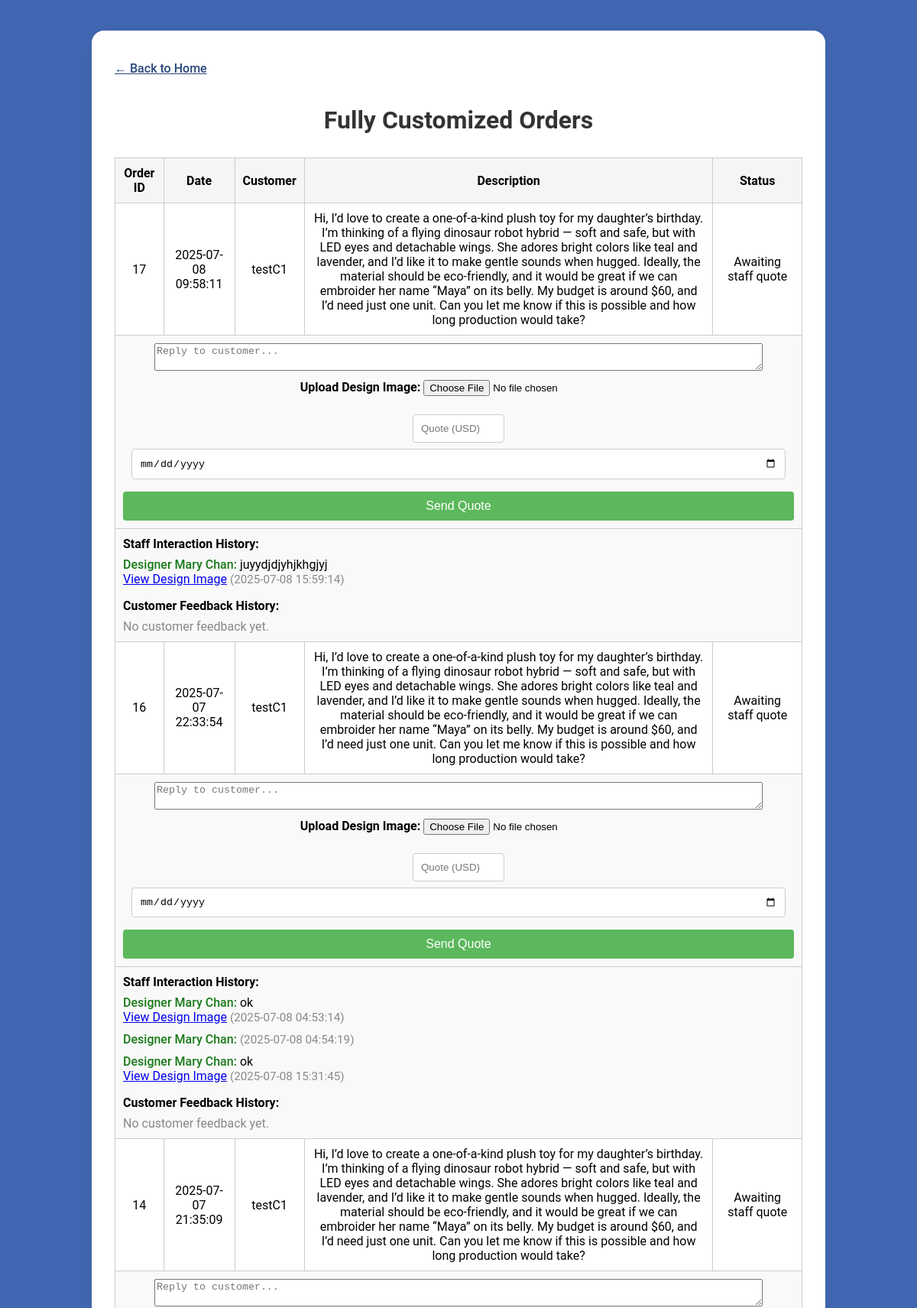
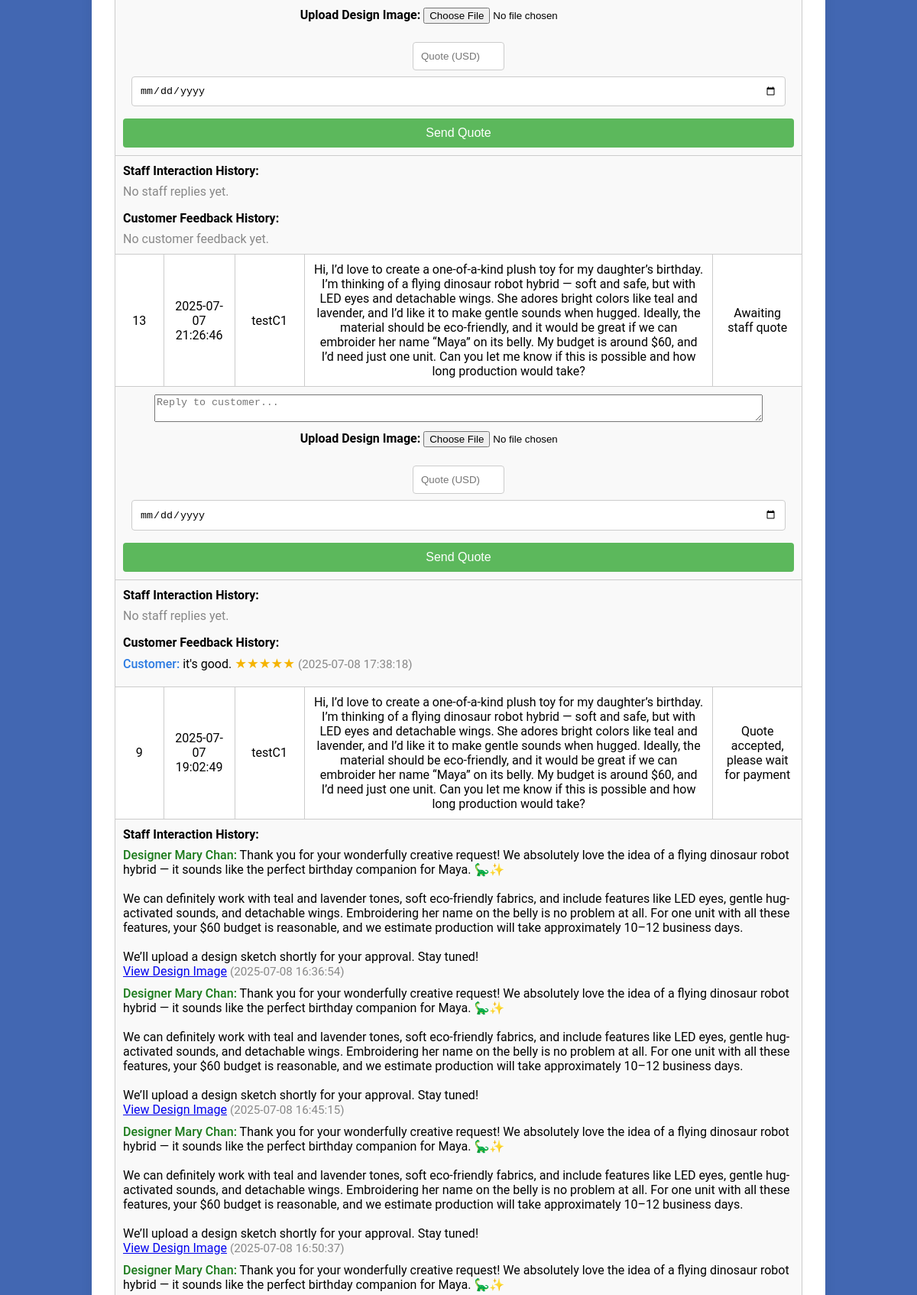
Page /staff/staff_fully_custom_orders.php (signed in, upper part) on the committed database (2 pictures, top to bottom).
### tables this page shows
CREATE TABLE `orders` (
  `oid` int(11) NOT NULL,
  `odate` datetime NOT NULL,
  `pid` int(11) DEFAULT NULL,
  `oqty` int(11) NOT NULL,
  `ocost` decimal(20,2) NOT NULL,
  `cid` int(11) NOT NULL,
  `odeliverdate` datetime DEFAULT NULL,
  `ostatus` int(11) NOT NULL,
  `material_selected` int(11) DEFAULT NULL,
  `custom_desc` text DEFAULT NULL,
  `pay_currency` varchar(10) DEFAULT NULL,
  `pay_amount` decimal(20,2) DEFAULT NULL,
  `staff_response` text DEFAULT NULL,
  `design_image` varchar(255) DEFAULT NULL,
  `delivery_status` int(11) NOT NULL DEFAULT 0 COMMENT '0=Not shipped, 1=Shipped, 2=In transit, 3=Delivered',
  `quote_status` int(11) NOT NULL DEFAULT 0 COMMENT '0=pending,1=accepted,2=rejected,9=deleted',
  `quote_reject_count` int(11) NOT NULL DEFAULT 0,
  `current_quote_value` decimal(10,2) DEFAULT NULL,
  `current_estimated_date` date DEFAULT NULL,
  `customer_expected_budget` decimal(10,2) DEFAULT NULL,
  `customer_expected_date` date DEFAULT NULL,
  `quote_accepted` tinyint(1) DEFAULT NULL,
  `quote_round` tinyint(1) DEFAULT 0,
  `region` varchar(100) DEFAULT NULL
);

CREATE TABLE `customer` (
  `cid` int(11) NOT NULL,
  `cname` varchar(255) NOT NULL,
  `cpassword` varchar(255) NOT NULL,
  `ctel` int(11) DEFAULT NULL,
  `caddr` text DEFAULT NULL,
  `company` varchar(255) DEFAULT NULL
);

CREATE TABLE `customize` (
  `cid` int(11) NOT NULL,
  `oid` int(11) NOT NULL,
  `customize_color` varchar(255) DEFAULT NULL,
  `customize_desc` text DEFAULT NULL,
  `customize_image` varchar(255) DEFAULT NULL,
  `customize_other_field` varchar(255) DEFAULT NULL,
  `created_at` datetime DEFAULT current_timestamp(),
  `quote_status` int(11) DEFAULT 0
);

CREATE TABLE `staff_response` (
  `srid` int(11) NOT NULL,
  `oid` int(11) NOT NULL,
  `sid` int(11) NOT NULL,
  `response_text` text DEFAULT NULL,
  `design_image` varchar(255) DEFAULT NULL,
  `created_at` datetime DEFAULT current_timestamp(),
  `quote_value` decimal(10,2) DEFAULT NULL,
  `estimated_date` date DEFAULT NULL
);

CREATE TABLE `staff` (
  `sid` int(11) NOT NULL,
  `spassword` varchar(255) NOT NULL,
  `sname` varchar(255) NOT NULL,
  `srole` varchar(45) DEFAULT NULL,
  `stel` int(11) DEFAULT NULL
);

CREATE TABLE `feedback` (
  `fid` int(11) NOT NULL,
  `oid` int(11) NOT NULL,
  `feedback_text` text NOT NULL,
  `created_at` datetime DEFAULT current_timestamp(),
  `rating` int(11) DEFAULT NULL
);

### staff/staff_fully_custom_orders.php (the view, shortened to what this page needs)
<?php
$hostname = "127.0.0.1";
$database = "projectdb";
$username = "root";
$password = "";
$conn = mysqli_connect($hostname, $username, $password, $database);
$sql = "SELECT o.*, c.customize_desc, cu.cname FROM orders o JOIN customize c ON o.oid = c.oid LEFT JOIN customer cu ON o.cid = cu.cid WHERE (o.pid IS NULL OR o.pid = 0) ORDER BY o.odate DESC";
$result = mysqli_query($conn, $sql);
?>
<!DOCTYPE html>
<html lang="en">
<head>
    <link rel="stylesheet" href="../css/styles.css">
</head>
<body>
    <div class="container">
        <a class="back-link" href="home.php">&larr; Back to Home</a>
        <h1>Fully Customized Orders</h1>
        <?php
        if (mysqli_num_rows($result) > 0) {
            echo '<table class="order-table">';
            echo '<tr><th>Order ID</th><th>Date</th><th>Customer</th><th>Description</th><th>Status</th></tr>';
            while($row = mysqli_fetch_assoc($result)) {
                echo '<tr>';
                echo '<td>' . $row['oid'] . '</td>';
                echo '<td>' . $row['odate'] . '</td>';
                echo '<td>' . htmlspecialchars($row['cname']) . '</td>';
                echo '<td>' . htmlspecialchars($row['customize_desc']) . '</td>';
                echo '<td>';
                if (is_null($row['quote_accepted']) && intval($row['quote_round']) === 0) {
                    echo 'Awaiting staff quote';
                } elseif (is_null($row['quote_accepted']) && intval($row['quote_round']) === 1) {
                    echo 'Awaiting staff quote (after customer counter-offer)';
                } elseif ($row['quote_accepted'] == 1) {
                    echo 'Quote accepted, please wait for payment';
                } elseif ($row['quote_accepted'] == 0 && intval($row['quote_round']) === 1) {
                    echo 'Customer rejected second quote, order will be deleted.';
                } else {
                    echo 'Other';
                }
                echo '</td>';
                echo '</tr>';
                if (is_null($row['quote_accepted'])) {
                    echo '<tr><td colspan="5" style="background:#f9f9f9;">';
                    echo '<form method="post" action="staff_update_order.php" enctype="multipart/form-data" style="margin:0;">';
                    echo '<textarea name="staff_response" rows="2" placeholder="Reply to customer..." style="width:90%;margin-bottom:8px;"></textarea><br>';
                    echo '<label>Upload Design Image: <input type="file" name="design_image" accept="image/*"></label><br>';
                    echo '<input type="number" name="quote_value" step="0.01" placeholder="Quote (USD)" style="width:120px;margin-bottom:8px;"> ';
                    echo '<input type="date" name="current_estimated_date" style="margin-bottom:8px;"> <br>';
                    echo '<button type="submit" class="action-btn" style="margin-top:8px;">Send Quote</button>';
                    echo '</form>';
                    echo '</td></tr>';
                }
                echo '<tr><td colspan="5" style="background:#f9f9f9;text-align:left;">';
                echo '<strong>Staff Interaction History:</strong>';
                echo '<div style="margin-top:8px;">';
                $sr_res = mysqli_query($conn, "SELECT sr.*, s.sname FROM staff_response sr LEFT JOIN staff s ON sr.sid=s.sid WHERE sr.oid=" . $row['oid'] . " ORDER BY sr.created_at ASC");
                if ($sr_res && mysqli_num_rows($sr_res) > 0) {
                    while($sr = mysqli_fetch_assoc($sr_res)) {
                        echo '<div style="margin-bottom:10px;">';
                        echo '<span style="color:#1a7a1a;font-weight:500;">Designer ' . htmlspecialchars($sr['sname']) . ':</span> ';
                        echo nl2br(htmlspecialchars($sr['response_text']));
                        if (!empty($sr['design_image'])) {
                            echo '<br><a href="uploads/' . htmlspecialchars($sr['design_image']) . '" target="_blank">View Design Image</a>';
                        }
                        echo ' <span style="color:#888;font-size:0.95em;">(' . $sr['created_at'] . ')</span>';
                        echo '</div>';
                    }
                } else {
                    echo '<span style="color:#888;">No staff replies yet.</span>';
                }
                echo '</div>';
                echo '<div style="margin-top:16px;"><strong>Customer Feedback History:</strong><div style="margin-top:8px;">';
                $fb_res = mysqli_query($conn, "SELECT * FROM feedback WHERE oid=" . $row['oid'] . " ORDER BY created_at ASC");
                if ($fb_res && mysqli_num_rows($fb_res) > 0) {
                    while($fb = mysqli_fetch_assoc($fb_res)) {
                        echo '<div style="margin-bottom:10px;">';
                        echo '<span style="color:#2a7ae2;font-weight:500;">Customer:</span> ';
                        echo nl2br(htmlspecialchars($fb['feedback_text']));
                        if (isset($fb['rating']) && $fb['rating'] > 0) {
                            echo ' <span style="color:#f5b301;font-size:1.1em;">';
                            for ($i = 0; $i < $fb['rating']; $i++) echo '★';
                            echo '</span>';
                        }
                        echo ' <span style="color:#888;font-size:0.95em;">(' . $fb['created_at'] . ')</span>';
                        echo '</div>';
                    }
                } else {
                    echo '<span style="color:#888;">No customer feedback yet.</span>';
                }
                echo '</div></div></td></tr>';
            }
            echo '</table>';
        } else {
            echo '<div class="order-empty">No fully customized orders found!</div>';
        }
        ?>
    </div>
</body>
</html>

### css/styles.css (style rules this page uses)
body { font-family: 'Arial', sans-serif; background-color: #375ca5; margin: 0; }
.container { background: white; padding: 20px; border-radius: 8px; box-shadow: 0 0 10px rgba(0, 0, 0, 0.1); width: 80%; max-width: 800px; margin: 20px auto; }
h1, h2 { text-align: center; color: #333; }
label { display: block; margin-bottom: 5px; font-weight: bold; }
input[type="text"], input[type="tel"], input[type="password"], input[type="date"], input[type="number"] { width: calc(100% - 22px); padding: 10px; border: 1px solid #ccc; border-radius: 4px; box-sizing: border-box; }
button { width: 100%; padding: 10px; background-color: #5cb85c; color: white; border: none; border-radius: 4px; cursor: pointer; font-size: 16px; margin-top: 10px; }
table { width: 100%; border-collapse: collapse; margin-top: 20px; }
th, td { padding: 10px; text-align: left; border: 1px solid #ccc; }
th { background-color: #f2f2f2; }

### staff/staff_fully_custom_orders.php (style rules this page uses)
body { background: #4267b2; font-family: 'Roboto', Arial, sans-serif; }
.container { max-width: 900px; margin: 40px auto; background: #fff; border-radius: 16px; padding: 40px 30px 30px 30px; box-shadow: 0 2px 16px rgba(0,0,0,0.08); }
h1 { text-align: center; margin-bottom: 30px; }
.order-table { width: 100%; border-collapse: collapse; margin-bottom: 30px; }
.order-table th, .order-table td { border: 1px solid #ccc; padding: 10px; text-align: center; }
.order-table th { background: #f5f5f5; }
.back-link { display: inline-block; margin-bottom: 18px; color: #29487d; text-decoration: underline; font-weight: 500; }

### rows in the picture
orders: oid "17", odate "2025-07-08 09:58:11", cid.cname "testC1", customize.customize_desc "Hi, I’d love to create a one-of-a-kind plush toy for my daughter’s birthday. I’m thinking of a flying dinosaur robot hybrid — soft and safe, but with LED eyes and detachable wings. She adores bright colors like teal and lavender, and I’d like it to make gentle sounds when hugged. Ideally, the material should be eco-friendly, and it would be great if we can embroider her name “Maya” on its belly. My budget is around $60, and I’d need just one unit. Can you let me know if this is possible and how long production would take?", quote_round "Awaiting staff quote", shows "No customer feedback yet."
staff_response: sid.sname "Mary Chan", response_text "juyydjdjyhjkhgjyj", created_at "2025-07-08 15:59:14"
orders: oid "16", odate "2025-07-07 22:33:54", cid.cname "testC1", customize.customize_desc "Hi, I’d love to create a one-of-a-kind plush toy for my daughter’s birthday. I’m thinking of a flying dinosaur robot hybrid — soft and safe, but with LED eyes and detachable wings. She adores bright colors like teal and lavender, and I’d like it to make gentle sounds when hugged. Ideally, the material should be eco-friendly, and it would be great if we can embroider her name “Maya” on its belly. My budget is around $60, and I’d need just one unit. Can you let me know if this is possible and how long production would take?", quote_round "Awaiting staff quote", shows "No customer feedback yet."
staff_response: sid.sname "Mary Chan", response_text "ok", created_at "2025-07-08 04:53:14"
staff_response: sid.sname "Mary Chan", created_at "2025-07-08 04:54:19"
staff_response: sid.sname "Mary Chan", response_text "ok", created_at "2025-07-08 15:31:45"
orders: oid "14", odate "2025-07-07 21:35:09", cid.cname "testC1", customize.customize_desc "Hi, I’d love to create a one-of-a-kind plush toy for my daughter’s birthday. I’m thinking of a flying dinosaur robot hybrid — soft and safe, but with LED eyes and detachable wings. She adores bright colors like teal and lavender, and I’d like it to make gentle sounds when hugged. Ideally, the material should be eco-friendly, and it would be great if we can embroider her name “Maya” on its belly. My budget is around $60, and I’d need just one unit. Can you let me know if this is possible and how long production would take?", quote_round "Awaiting staff quote", shows "No staff replies yet.", shows "No customer feedback yet."
orders: oid "13", odate "2025-07-07 21:26:46", cid.cname "testC1", customize.customize_desc "Hi, I’d love to create a one-of-a-kind plush toy for my daughter’s birthday. I’m thinking of a flying dinosaur robot hybrid — soft and safe, but with LED eyes and detachable wings. She adores bright colors like teal and lavender, and I’d like it to make gentle sounds when hugged. Ideally, the material should be eco-friendly, and it would be great if we can embroider her name “Maya” on its belly. My budget is around $60, and I’d need just one unit. Can you let me know if this is possible and how long production would take?", quote_round "Awaiting staff quote", shows "No staff replies yet."
feedback: feedback_text "it's good.", rating 5 (drawn), created_at "2025-07-08 17:38:18"
orders: oid "9", odate "2025-07-07 19:02:49", cid.cname "testC1", customize.customize_desc "Hi, I’d love to create a one-of-a-kind plush toy for my daughter’s birthday. I’m thinking of a flying dinosaur robot hybrid — soft and safe, but with LED eyes and detachable wings. She adores bright colors like teal and lavender, and I’d like it to make gentle sounds when hugged. Ideally, the material should be eco-friendly, and it would be great if we can embroider her name “Maya” on its belly. My budget is around $60, and I’d need just one unit. Can you let me know if this is possible and how long production would take?", quote_accepted "Quote accepted, please wait for payment"
staff_response: sid.sname "Mary Chan", response_text "Thank you for your wonderfully creative request! We absolutely love the idea of a flying dinosaur robot hybrid — it sounds like the perfect birthday companion for Maya. 🦕✨ We can definitely work with teal and lavender tones, soft eco-friendly fabrics, and include features like LED eyes, gentle hug-activated sounds, and detachable wings. Embroidering her name on the belly is no problem at all. For one unit with all these features, your $60 budget is reasonable, and we estimate production will take approximately 10–12 business days. We’ll upload a design sketch shortly for your approval. Stay tuned!", created_at "2025-07-08 16:36:54"
staff_response: sid.sname "Mary Chan", response_text "Thank you for your wonderfully creative request! We absolutely love the idea of a flying dinosaur robot hybrid — it sounds like the perfect birthday companion for Maya. 🦕✨ We can definitely work with teal and lavender tones, soft eco-friendly fabrics, and include features like LED eyes, gentle hug-activated sounds, and detachable wings. Embroidering her name on the belly is no problem at all. For one unit with all these features, your $60 budget is reasonable, and we estimate production will take approximately 10–12 business days. We’ll upload a design sketch shortly for your approval. Stay tuned!", created_at "2025-07-08 16:45:15"
staff_response: sid.sname "Mary Chan", response_text "Thank you for your wonderfully creative request! We absolutely love the idea of a flying dinosaur robot hybrid — it sounds like the perfect birthday companion for Maya. 🦕✨ We can definitely work with teal and lavender tones, soft eco-friendly fabrics, and include features like LED eyes, gentle hug-activated sounds, and detachable wings. Embroidering her name on the belly is no problem at all. For one unit with all these features, your $60 budget is reasonable, and we estimate production will take approximately 10–12 business days. We’ll upload a design sketch shortly for your approval. Stay tuned!", created_at "2025-07-08 16:50:37"
staff_response: sid.sname "Mary Chan", response_text "Thank you for your wonderfully creative request! We absolutely love the idea of a flying dinosaur robot hybrid — it sounds like the perfect birthday companion for Maya. 🦕✨"
